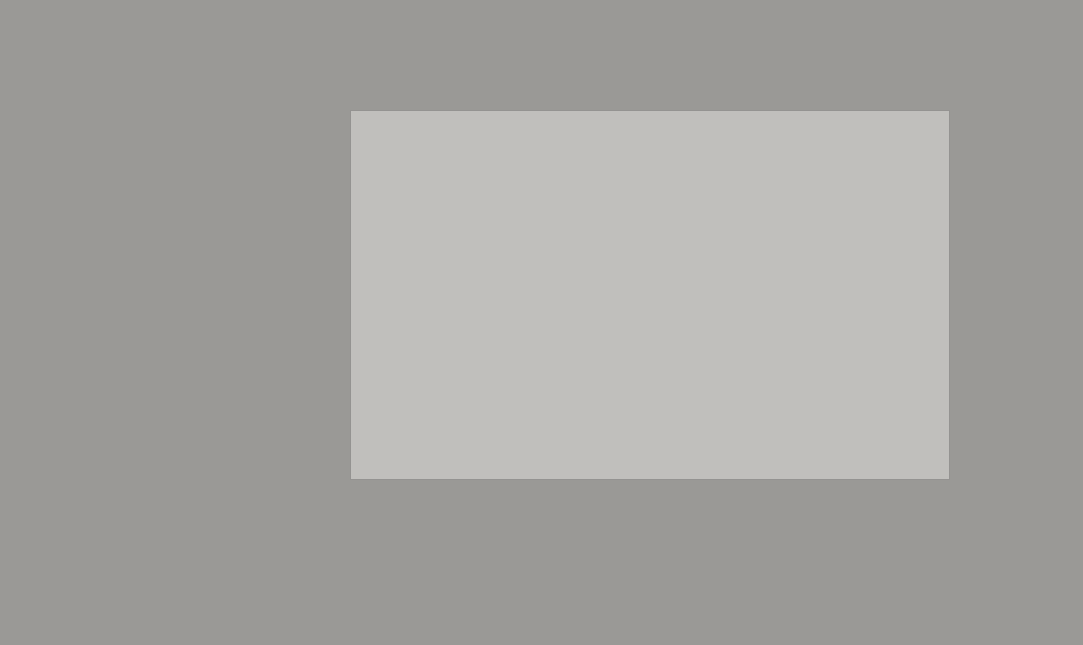
<?xml version="1.0" encoding="UTF-8"?>
<ui version="4.0">
 <class>Video</class>
 <widget class="QDialog" name="Video">
  <property name="geometry">
   <rect>
    <x>0</x>
    <y>0</y>
    <width>1083</width>
    <height>645</height>
   </rect>
  </property>
  <property name="windowTitle">
   <string>Dialog</string>
  </property>
  <property name="styleSheet">
   <string notr="true">background-color: rgb(154, 153, 150);</string>
  </property>
  <widget class="QPushButton" name="backButton">
   <property name="geometry">
    <rect>
     <x>80</x>
     <y>520</y>
     <width>110</width>
     <height>90</height>
    </rect>
   </property>
   <property name="styleSheet">
    <string notr="true">QPushButton { background-color: transparent; border: none; }
QPushButton:hover { background-color: rgba(255, 255, 255, 50%); }
QPushButton:pressed { background-color: rgba(255, 255, 255, 70%); }</string>
   </property>
   <property name="text">
    <string/>
   </property>
  </widget>
  <widget class="QListWidget" name="videoListWidget">
   <property name="geometry">
    <rect>
     <x>350</x>
     <y>110</y>
     <width>600</width>
     <height>370</height>
    </rect>
   </property>
   <property name="styleSheet">
    <string notr="true">background-color: rgb(192, 191, 188);</string>
   </property>
  </widget>
  <widget class="QPushButton" name="backwordButton">
   <property name="geometry">
    <rect>
     <x>355</x>
     <y>520</y>
     <width>100</width>
     <height>70</height>
    </rect>
   </property>
   <property name="styleSheet">
    <string notr="true">QPushButton { background-color: transparent; border: none; }
QPushButton:hover { background-color: rgba(255, 255, 255, 50%); }
QPushButton:pressed { background-color: rgba(255, 255, 255, 70%); }</string>
   </property>
   <property name="text">
    <string/>
   </property>
  </widget>
  <widget class="QPushButton" name="playButton">
   <property name="geometry">
    <rect>
     <x>590</x>
     <y>520</y>
     <width>100</width>
     <height>70</height>
    </rect>
   </property>
   <property name="styleSheet">
    <string notr="true">QPushButton { background-color: transparent; border: none; }
QPushButton:hover { background-color: rgba(255, 255, 255, 50%); }
QPushButton:pressed { background-color: rgba(255, 255, 255, 70%); }</string>
   </property>
   <property name="text">
    <string/>
   </property>
  </widget>
  <widget class="QPushButton" name="stopButton">
   <property name="geometry">
    <rect>
     <x>472</x>
     <y>520</y>
     <width>100</width>
     <height>70</height>
    </rect>
   </property>
   <property name="styleSheet">
    <string notr="true">QPushButton { background-color: transparent; border: none; }
QPushButton:hover { background-color: rgba(255, 255, 255, 50%); }
QPushButton:pressed { background-color: rgba(255, 255, 255, 70%); }</string>
   </property>
   <property name="text">
    <string/>
   </property>
  </widget>
  <widget class="QPushButton" name="repeatButton">
   <property name="geometry">
    <rect>
     <x>705</x>
     <y>520</y>
     <width>100</width>
     <height>70</height>
    </rect>
   </property>
   <property name="styleSheet">
    <string notr="true">QPushButton { background-color: transparent; border: none; }
QPushButton:hover { background-color: rgba(255, 255, 255, 50%); }
QPushButton:pressed { background-color: rgba(255, 255, 255, 70%); }</string>
   </property>
   <property name="text">
    <string/>
   </property>
  </widget>
  <widget class="QPushButton" name="forwardButton">
   <property name="geometry">
    <rect>
     <x>830</x>
     <y>520</y>
     <width>100</width>
     <height>70</height>
    </rect>
   </property>
   <property name="styleSheet">
    <string notr="true">QPushButton { background-color: transparent; border: none; }
QPushButton:hover { background-color: rgba(255, 255, 255, 50%); }
QPushButton:pressed { background-color: rgba(255, 255, 255, 70%); }
</string>
   </property>
   <property name="text">
    <string/>
   </property>
  </widget>
 </widget>
 <resources/>
 <connections/>
</ui>
